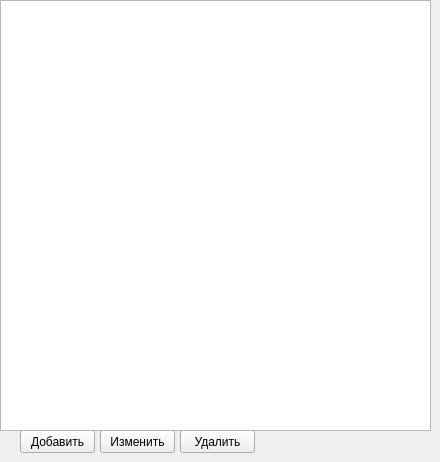
      <widget class="QWidget" name="tab_18">
       <attribute name="title">
        <string>Снаряжено</string>
       </attribute>
       <widget class="QPushButton" name="add_mag_lvl0_2">
        <property name="geometry">
         <rect>
          <x>20</x>
          <y>430</y>
          <width>75</width>
          <height>23</height>
         </rect>
        </property>
        <property name="text">
         <string>Добавить</string>
        </property>
       </widget>
       <widget class="QPushButton" name="pushButton_4">
        <property name="geometry">
         <rect>
          <x>100</x>
          <y>430</y>
          <width>75</width>
          <height>23</height>
         </rect>
        </property>
        <property name="text">
         <string>Изменить</string>
        </property>
       </widget>
       <widget class="QPushButton" name="pushButton_5">
        <property name="geometry">
         <rect>
          <x>180</x>
          <y>430</y>
          <width>75</width>
          <height>23</height>
         </rect>
        </property>
        <property name="text">
         <string>Удалить</string>
        </property>
       </widget>
       <widget class="QListWidget" name="list_mag_lvl0_2">
        <property name="geometry">
         <rect>
          <x>0</x>
          <y>0</y>
          <width>431</width>
          <height>431</height>
         </rect>
        </property>
        <property name="editTriggers">
         <set>QAbstractItemView::DoubleClicked</set>
        </property>
        <property name="showDropIndicator" stdset="0">
         <bool>false</bool>
        </property>
        <property name="dragDropMode">
         <enum>QAbstractItemView::DragOnly</enum>
        </property>
        <property name="defaultDropAction">
         <enum>Qt::MoveAction</enum>
        </property>
        <property name="alternatingRowColors">
         <bool>false</bool>
        </property>
        <property name="movement">
         <enum>QListView::Free</enum>
        </property>
       </widget>
      </widget>
